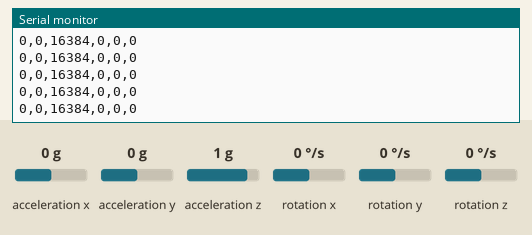
Simulated run of this sketch. Board: ESP32-C3. On the bench: the last lines printed to the serial monitor. Wiring (inferred from the names in the program): MPU-6050 motion sensor at I2C address 0x68. Inputs (shaded band) come from the test bench; at power-on: acceleration x 0 g, acceleration y 0 g, acceleration z 1 g, rotation x 0 °/s, rotation y 0 °/s, rotation z 0 °/s.

Above: at 1.4 s.
1.5 s: acceleration x set to -1.4 g
At 2.4 s:
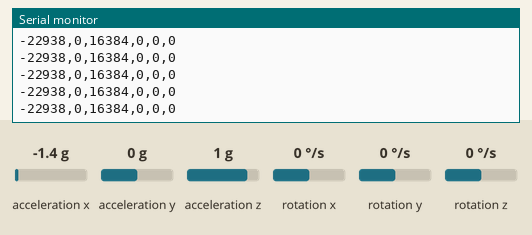
3.0 s: acceleration y set to -1.4 g
At 3.6 s:
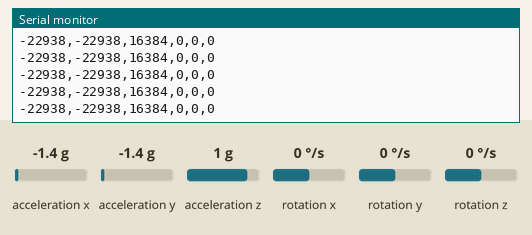
4.5 s: acceleration z set to -1.4 g
At 5.2 s:
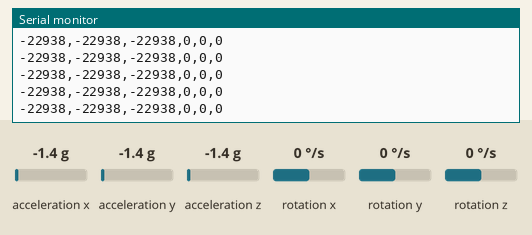
6.0 s: rotation x set to -192 °/s
At 7.0 s:
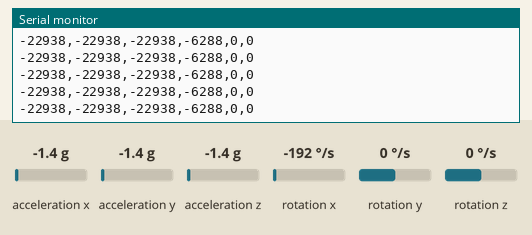
7.5 s: rotation y set to -192 °/s
At 8.6 s:
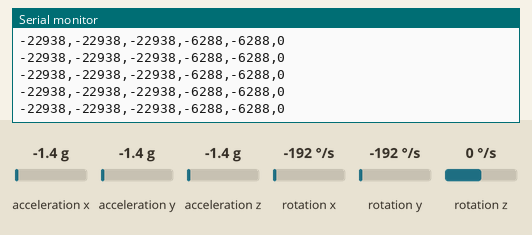

Measured:
- after the input at 1.5 s, the serial monitor: prints a new line at once (image 1)
- after the input at 3.0 s, the serial monitor: prints a new line at once (image 2)
- after the input at 4.5 s, the serial monitor: prints a new line at once (image 3)
- after the input at 6.0 s, the serial monitor: prints a new line at once (image 4)
- after the input at 7.5 s, the serial monitor: prints a new line at once (image 5)

The sketch:

LiveStream.ino
```cpp
/*
 * Dauer-Streamer fuer Live-Erkennung (ESP32-C3 + MPU6050)
 *
 * Sendet kontinuierlich mit ~100 Hz die Rohwerte:
 *   ax, ay, az (Beschleunigung, +/-2g, 16384 LSB/g)
 *   gx, gy, gz (Drehrate, +/-1000 dps, 32.8 LSB/dps)
 *
 * Der PC liest diesen Stream und fuehrt die Erkennung aus.
 * Pins: SDA = GPIO6, SCL = GPIO7, Adresse 0x68
 */

#include <Wire.h>

#define MPU_ADDR   0x68
#define SDA_PIN    6
#define SCL_PIN    7
#define INTERVAL_US 10000   // 100 Hz

void readIMU(int16_t &ax, int16_t &ay, int16_t &az,
             int16_t &gx, int16_t &gy, int16_t &gz) {
  Wire.beginTransmission(MPU_ADDR);
  Wire.write(0x3B);
  Wire.endTransmission(false);
  Wire.requestFrom((int)MPU_ADDR, 14);

  ax = (Wire.read() << 8) | Wire.read();
  ay = (Wire.read() << 8) | Wire.read();
  az = (Wire.read() << 8) | Wire.read();
  Wire.read(); Wire.read();  // Temperatur ueberspringen
  gx = (Wire.read() << 8) | Wire.read();
  gy = (Wire.read() << 8) | Wire.read();
  gz = (Wire.read() << 8) | Wire.read();
}

void setup() {
  Serial.begin(115200);
  Wire.begin(SDA_PIN, SCL_PIN);

  // MPU6050 zuruecksetzen
  Wire.beginTransmission(MPU_ADDR);
  Wire.write(0x6B); Wire.write(0x80);
  Wire.endTransmission();
  delay(100);

  // Aufwecken, PLL mit X-Gyro als Taktquelle
  Wire.beginTransmission(MPU_ADDR);
  Wire.write(0x6B); Wire.write(0x01);
  Wire.endTransmission();
  delay(50);

  // Gyro: +/-1000 dps
  Wire.beginTransmission(MPU_ADDR);
  Wire.write(0x1B); Wire.write(0x10);
  Wire.endTransmission();

  // Accel: +/-2g
  Wire.beginTransmission(MPU_ADDR);
  Wire.write(0x1C); Wire.write(0x00);
  Wire.endTransmission();
  delay(100);
}

void loop() {
  unsigned long start = micros();

  int16_t ax, ay, az, gx, gy, gz;
  readIMU(ax, ay, az, gx, gy, gz);

  Serial.print(ax); Serial.print(',');
  Serial.print(ay); Serial.print(',');
  Serial.print(az); Serial.print(',');
  Serial.print(gx); Serial.print(',');
  Serial.print(gy); Serial.print(',');
  Serial.println(gz);

  unsigned long elapsed = micros() - start;
  if (elapsed < INTERVAL_US) {
    delayMicroseconds(INTERVAL_US - elapsed);
  }
}
```
